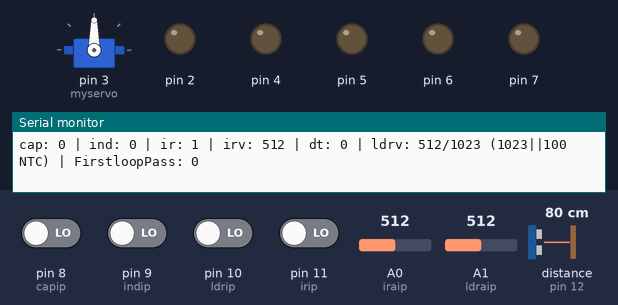
The sketch below on a simulated Arduino Uno, built with avr-gcc and run on an emulated ATmega328P. Shown: servo, output pins drawn as LEDs (lit = HIGH), the last lines printed to the serial monitor. Inputs (shaded band) come from the test bench; at power-on: pin 8 (capip), pin 9 (indip), pin 10 (ldrip), pin 11 (irip) LOW, distance to the obstacle (sensor on pin 12) 80 cm, A1 (ldraip) = 512, A0 (iraip) = 512.

Above: at 1.3 s.
1.4 s: pin 11 (irip) driven HIGH
At 4.9 s:
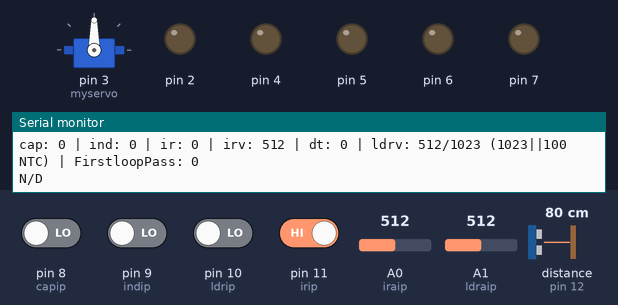
8.3 s: distance to the obstacle (sensor on pin 12) set to 8 cm
12.3 s: distance to the obstacle (sensor on pin 12) set to 5 cm
At 13.7 s:
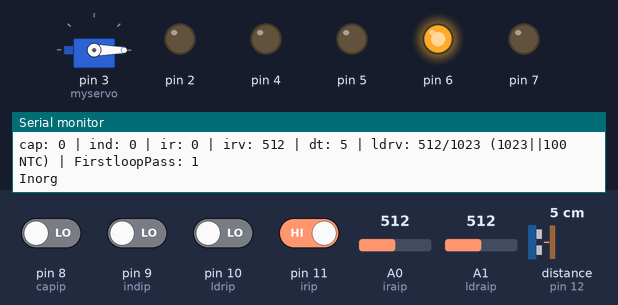
17.6 s: A1 (ldraip) set to 603
25.5 s: A1 (ldraip) set to 626
At 26.6 s:
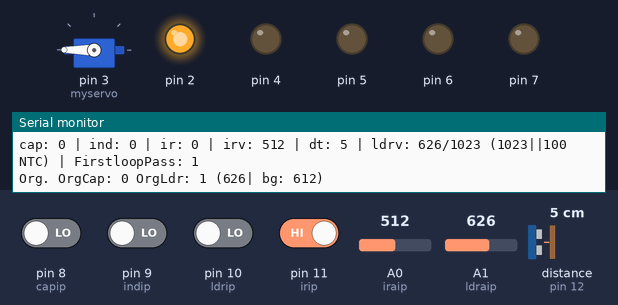
30.2 s: pin 9 (indip) driven HIGH
At 33.0 s:
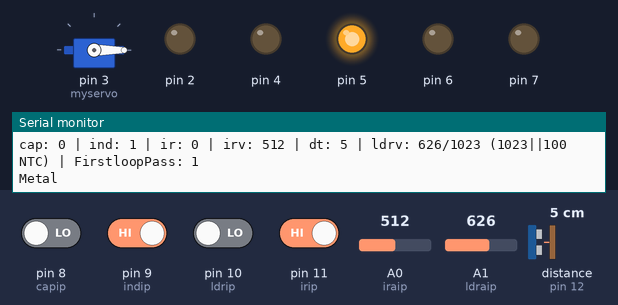
Timing chart, 0 to 36.6 s (numbered marks = the images above; inputs shaded):
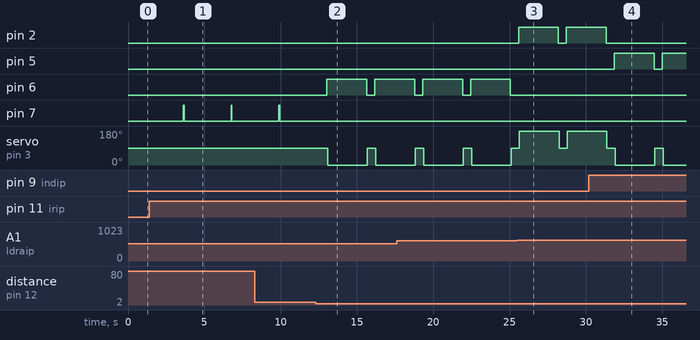

Measured:
- the behaviour switches between 7 and 6 cm on distance to the obstacle (sensor on pin 12) (found by bisection; images 1 and 2)
- the behaviour switches between 612 and 613 on A1 (ldraip) (found by bisection; images 2 and 3)
- after the input at 1.4 s, pin 7: alternates HIGH for 0.05 s and LOW for 3.1 s, starting after 2.2 s
- after the input at 12.3 s, pin 6: LOW → HIGH after 0.74 s, → LOW 2.6 s later, → HIGH 0.54 s later; pin 7: stops changing and stays LOW; servo on pin 3 (myservo): 90° → 0° after 0.79 s, → 90° 2.6 s later, → 0° 0.54 s later
- after the input at 25.5 s, pin 2: LOW → HIGH after 0.09 s, → LOW 2.6 s later, → HIGH 0.53 s later; pin 6: stays LOW (without the input it goes to HIGH after 0.10 s)
- after the input at 30.2 s, pin 2: goes on until 31.3 s, then stays LOW; pin 5: LOW → HIGH after 1.7 s, → LOW 2.6 s later, → HIGH 0.54 s later

The sketch:

Trash_Sorting_Device.ino
```cpp
#include <NewPing.h>
#include <Servo.h>
const int refreshf = 2550;
const int usip = 12;
const int irip = 11;
const int ldrip = 10;
const int indip = 9;
const int capip = 8;
const int servop = 3;
const int othledop[] = {7, 6, 5};
const int orgledop[] = {4, 2, 0};
const int usop = 13;
const byte iraip = A0;
const byte ldraip = A1;
int capb, indb, dts, irb_ntc, irb, irv, ldrb_ntc, ldrb, ldrv;
NewPing sonar(usop, usip, 40);
Servo myservo;
int serial = 1;

void led(int rgbarr[3], char inputarr[3]){
  for(int currRgbArrInd = 0; currRgbArrInd < 3; currRgbArrInd++){
    if((int)inputarr[currRgbArrInd]-48){
      digitalWrite(rgbarr[currRgbArrInd], HIGH);
    }else{
      digitalWrite(rgbarr[currRgbArrInd], LOW);
    };
  };
  delay(50);
};

void setup() {
  if(serial){Serial.begin(9600);}else{pinMode(0, OUTPUT);};
  pinMode(usop, OUTPUT);
  for(int currLed = 2; currLed < 8; currLed++){
    pinMode(currLed, OUTPUT);
  };
  for(int currIn = 8; currIn < 13; currIn++){
    pinMode(currIn, INPUT);
  };
  led(othledop, "000"); led(orgledop, "000");
  myservo.attach(3);
}

int ldrbg[2], firstloop, OrgCap, OrgLdr;
void loop() {
  OrgCap = 0; OrgLdr = 0;
  myservo.write(90);
  delay(450);
  capb = digitalRead(capip);
  indb = digitalRead(indip);
  dts = sonar.ping_cm();
  irb = 1; if(digitalRead(irip) == 1){irb = 0;}; irv = analogRead(iraip);
  ldrb = 1; if(digitalRead(ldrip) == 1){ldrb = 0;}; ldrv = analogRead(ldraip);
  if(serial){Serial.println("cap: " + String(capb) + " | ind: " + String(indb) + " | ir: " + String(irb) + " | irv: " + String(irv) + " | dt: " + String(dts) + " | ldrv: " + String(ldrv) + "/1023 (1023||100 NTC)" + " | FirstloopPass: " + String(firstloop));};

  if(!(irb || (dts < 7 && dts > 0))){ //No Detect
    led(othledop, "100");
    if(serial){Serial.println("N/D");};
    for(int currIter = 0; currIter < 2; currIter++){
      ldrbg[currIter] = ldrv - 100 + 200*currIter;
    };
    //if(serial){Serial.println(String(ldrbg[0]) + ", " + String(ldrbg[1]));};
    led(othledop, "000");
    delay(refreshf);
    if(!firstloop){firstloop = 1;}
    return;
  };
  if(!firstloop){delay(refreshf); return;}

  if(indb){ //Metal
    if(serial){Serial.println("Metal");};
    led(othledop, "001");
    myservo.write(0);
    delay(refreshf);
    led(othledop, "000");
    return;
  };

  if(capb){ //Organic Capacitance
    OrgCap = 1;
    led(orgledop, "100");
  }else{OrgCap = 0;};
  if(ldrv>ldrbg[1]){ //Organic Opacity
    OrgLdr = 1;
    led(orgledop, "010");
  }else{OrgLdr = 0;};

  if(OrgCap == 1 || OrgLdr == 1){ //Organic
    if(serial){Serial.println("Org. OrgCap: " + String(OrgCap) + " OrgLdr: " + String(OrgLdr) + " (" + String (ldrv) + "| bg: " + String(ldrbg[1]) + ")");};
    myservo.write(180);
    delay(refreshf);
    led(orgledop, "000");
    return;
  };

  //Inorg
  if(serial){Serial.println("Inorg");};
  led(othledop, "010");
  myservo.write(0);
  delay(refreshf);
  led(othledop, "000");
  return;
}
```
